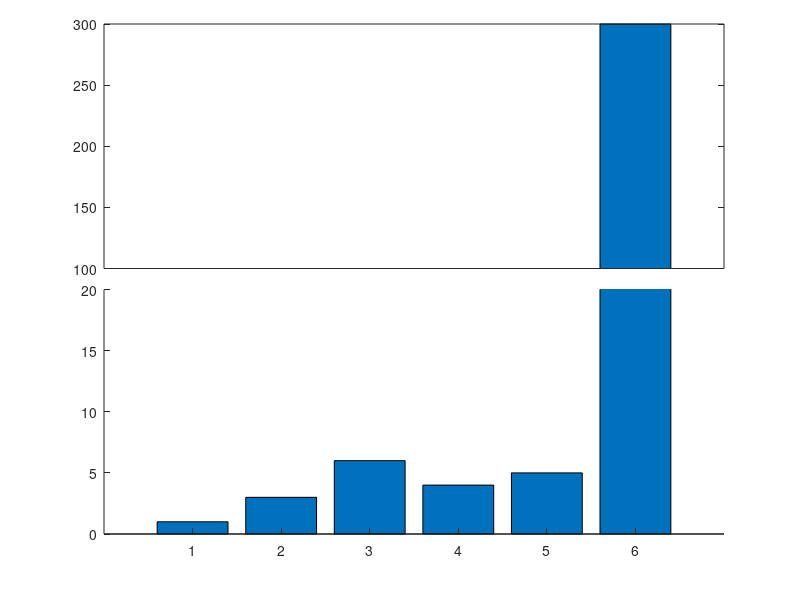

MATLAB code to generate this figure:
a=[1 3 6 4 5 300];

ylim1=[0 20];
ylim2=[100 300];
xlim=[0 length(a)+1];

% retrieve your default axis pos
clf;
p0=get(gca,'position')
delete(gcf);

% create axis1
%a1=axes('position',[p0(1) p0(2) p0(3)/2-.025 p0(4)]);
a1=axes('position',[p0(1) p0(2) p0(3) p0(4)/2]);
%barh(a);
bar(a);
set(a1,'ylim',ylim1);
box off;

% create axis2
%a2=axes('position',[p0(1)+p0(3)/2+.025 p0(2) p0(3)/2-.025 p0(4)]);
a2=axes('position',[p0(1) p0(4)/2+.145 p0(3) p0(4)/2])
%a2=axes('position',[p0(1) p0(4)/2 p0(3) p0(4)])
%barh(a);
bar(a);

set(a2,'xlim',xlim,'ylim',ylim2);
set(a2,'xtick',[]);
%set(a2,'xcolor',get(a2,'color'));
%box off

%%%%%%%%%%%%%%%% plotting %%%%%%%%%%%%%%%%%%%%%
output = "break_axis";

saveas(1, strcat(output, ".png"));

box off
